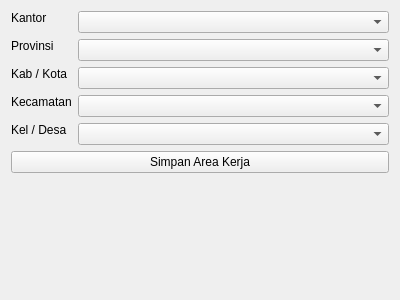
<?xml version="1.0" encoding="UTF-8"?>
<ui version="4.0">
 <class>Form</class>
 <widget class="QWidget" name="Form">
  <property name="geometry">
   <rect>
    <x>0</x>
    <y>0</y>
    <width>400</width>
    <height>300</height>
   </rect>
  </property>
  <property name="windowTitle">
   <string>Form</string>
  </property>
  <layout class="QGridLayout" name="gridLayout_2">
   <item row="0" column="0">
    <layout class="QGridLayout" name="lokasi">
     <item row="0" column="0">
      <layout class="QFormLayout" name="formLayout">
       <item row="0" column="0">
        <widget class="QLabel" name="label_6">
         <property name="sizePolicy">
          <sizepolicy hsizetype="Preferred" vsizetype="Fixed">
           <horstretch>0</horstretch>
           <verstretch>0</verstretch>
          </sizepolicy>
         </property>
         <property name="text">
          <string>Kantor</string>
         </property>
        </widget>
       </item>
       <item row="0" column="1">
        <widget class="QComboBox" name="combo_kantor"/>
       </item>
       <item row="1" column="0">
        <widget class="QLabel" name="label_8">
         <property name="sizePolicy">
          <sizepolicy hsizetype="Preferred" vsizetype="Fixed">
           <horstretch>0</horstretch>
           <verstretch>0</verstretch>
          </sizepolicy>
         </property>
         <property name="text">
          <string>Provinsi</string>
         </property>
        </widget>
       </item>
       <item row="1" column="1">
        <widget class="QComboBox" name="combo_provinsi"/>
       </item>
       <item row="2" column="1">
        <widget class="QComboBox" name="combo_kabupaten"/>
       </item>
       <item row="3" column="0">
        <widget class="QLabel" name="label_42">
         <property name="sizePolicy">
          <sizepolicy hsizetype="Preferred" vsizetype="Fixed">
           <horstretch>0</horstretch>
           <verstretch>0</verstretch>
          </sizepolicy>
         </property>
         <property name="text">
          <string>Kecamatan</string>
         </property>
        </widget>
       </item>
       <item row="3" column="1">
        <widget class="QComboBox" name="combo_kecamatan"/>
       </item>
       <item row="4" column="0">
        <widget class="QLabel" name="label_43">
         <property name="sizePolicy">
          <sizepolicy hsizetype="Preferred" vsizetype="Fixed">
           <horstretch>0</horstretch>
           <verstretch>0</verstretch>
          </sizepolicy>
         </property>
         <property name="text">
          <string>Kel / Desa</string>
         </property>
        </widget>
       </item>
       <item row="4" column="1">
        <widget class="QComboBox" name="combo_kelurahan"/>
       </item>
       <item row="2" column="0">
        <widget class="QLabel" name="label_9">
         <property name="sizePolicy">
          <sizepolicy hsizetype="Preferred" vsizetype="Fixed">
           <horstretch>0</horstretch>
           <verstretch>0</verstretch>
          </sizepolicy>
         </property>
         <property name="text">
          <string>Kab / Kota</string>
         </property>
        </widget>
       </item>
      </layout>
     </item>
     <item row="1" column="0">
      <widget class="QPushButton" name="btn_simpan_area_kerja">
       <property name="text">
        <string>Simpan Area Kerja</string>
       </property>
      </widget>
     </item>
     <item row="2" column="0">
      <spacer name="verticalSpacer">
       <property name="orientation">
        <enum>Qt::Vertical</enum>
       </property>
       <property name="sizeHint" stdset="0">
        <size>
         <width>20</width>
         <height>40</height>
        </size>
       </property>
      </spacer>
     </item>
    </layout>
   </item>
  </layout>
 </widget>
 <resources/>
 <connections/>
</ui>
